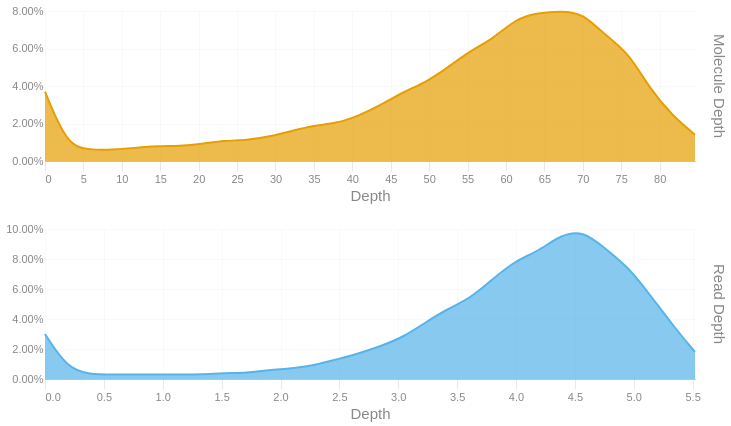

Write notebook code for a chart like this one.
### Code cell
readdep = depth_hist(tb['Read Depth'], q99, 3)
readdep = readdep.with_columns(pl.lit('Read Depth').alias('Metric'))
if not SKIPLR:
    moldep = depth_hist(tb['Molecule Depth'], mol_q99, 1)
    moldep = moldep.with_columns(pl.lit('Molecule Depth').alias('Metric'))
    _hist = pl.concat([readdep, moldep])
    _hist = _hist.filter(pl.col('Proportion') != 0)
    with SafeRender(_hist):
        (
            alt.Chart(_hist)        
            .mark_area(interpolate = "basis")
            .encode(
                x=alt.X('Bin:Q').scale(domainMin=0).axis(alt.Axis(title='Depth')),
                y = alt.Y('Proportion:Q', title = None).axis(format = '.2%'),
                color = alt.Color('Metric:N').legend(None),
                row = alt.Row("Metric:N").header(title = None, labelOrient = 'right'),
                tooltip = [
                    alt.Tooltip("Metric:N", title = "Metric"),
                    alt.Tooltip('Interval:N', title = "Depth Interval"),
                    alt.Tooltip('Proportion:Q', title = "% Alignments").format('.2%')
                ]
            )
            .resolve_scale(x='independent', y='independent')
            .properties(
                height = 150, width = 650,
                usermeta={'embedOptions': {'downloadFileName': f'{samplename}.depth.hist'}}
            )
        ).display()
else:
    readdep = readdep.filter(pl.col('Proportion') != 0)
    with SafeRender(readdep):
        (
            alt.Chart(readdep)        
            .mark_area(interpolate = "basis")
            .encode(
                x=alt.X('Bin:Q').scale(domainMin=0).axis(alt.Axis(title='Depth')),
                y = alt.Y('Proportion:Q', title = None).axis(format = '.2%'),
                tooltip = [
                    alt.Tooltip('Interval:N', title = "Depth Interval"),
                    alt.Tooltip('Proportion:Q', title = "% Alignments").format('.2%')
                ]
            )
            .properties(
                usermeta={'embedOptions': {'downloadFileName': f'{samplename}.depth.hist'}}
            )
        ).display()

### Figure 1 — Vega-Lite specification as saved in the notebook (floating-point values rounded to 4 significant figures)
{"width": 650, "height": 150, "config": {"title": {"anchor": "start", "dy": -15, "fontSize": 18, "color": "#888888", "subtitleColor": "#888888", "subtitleFontSize": 14}, "arc": {"fill": "#0072B2"}, "axis": {"domainColor": "#888888", "domainWidth": 0.5, "gridWidth": 0.2, "grid": false, "titleFontWeight": 400, "titleFontSize": 15, "labelFontSize": 11, "labelColor": "#888888", "tickColor": "#888888", "tickWidth": 0.2, "titleColor": "#888888"}, "axisBand": {"grid": false}, "axisX": {"grid": true, "tickSize": 10, "domainCap": "round"}, "axisY": {"domain": false, "grid": true, "tickSize": 0, "domainCap": "round"}, "background": "transparent", "header": {"labelFontSize": 15, "labelColor": "#888888", "titleFontSize": 15, "titleFontWeight": 600, "titleColor": "#888888"}, "legend": {"labelFont": "sans-serif", "labelFontSize": 12, "labelColor": "#888888", "symbolSize": 100, "symbolType": "circle", "titleFontSize": 12, "titlePadding": 10, "titleColor": "#888888", "title": null}, "range": {"category": ["#E69F00", "#56B4E9", "#009E73", "#F0E442", "#0072B2", "#D55E00", "#CC79A7", "#000000"], "diverging": ["#cfe8f3", "#a2d4ec", "#73bfe2", "#46abdb", "#1696d2", "#12719e"]}, "area": {"fill": "#0072B2", "fillOpacity": 0.7, "line": true, "strokeOpacity": 0.7}, "line": {"color": "#0072B2", "stroke": "#0072B2", "strokeWidth": 2}, "trail": {"color": "#0072B2", "stroke": "#0072B2", "strokeWidth": 0, "size": 1}, "point": {"filled": true, "fillOpacity": 1.0, "size": 95}, "text": {"color": "#888888", "fontSize": 11, "align": "right", "fontWeight": 400, "size": 11}, "bar": {"fill": "#0072B2", "stroke": null}, "view": {"stroke": null, "continuousWidth": 660, "continuousHeight": 400}}, "data": {"name": "data-ce6c61e544d7d8c8cbc1c2477cecc47c"}, "mark": {"type": "area", "interpolate": "basis"}, "encoding": {"color": {"field": "Metric", "legend": null, "type": "nominal"}, "row": {"field": "Metric", "header": {"title": null, "labelOrient": "right"}, "type": "nominal"}, "tooltip": [{"field": "Metric", "title": "Metric", "type": "nominal"}, {"field": "Interval", "title": "Depth Interval", "type": "nominal"}, {"field": "Proportion", "format": ".2%", "title": "% Alignments", "type": "quantitative"}], "x": {"axis": {"title": "Depth"}, "field": "Bin", "scale": {"domainMin": 0}, "type": "quantitative"}, "y": {"axis": {"format": ".2%"}, "field": "Proportion", "title": null, "type": "quantitative"}}, "resolve": {"scale": {"x": "independent", "y": "independent"}}, "usermeta": {"embedOptions": {"downloadFileName": "S5_Connecticut_989.depth.hist"}}, "$schema": "https://vega.github.io/schema/vega-lite/v6.1.0.json", "datasets": {"data-ce6c61e544d7d8c8cbc1c2477cecc47c": [{"Bin": 0.0, "Interval": "0.0-0.19", "Proportion": 0.03, "Metric": "Read Depth"}, {"Bin": 0.19, "Interval": "0.19-0.381", "Proportion": 0.007, "Metric": "Read Depth"}, {"Bin": 0.381, "Interval": "0.381-0.571", "Proportion": 0.003, "Metric": "Read Depth"}, {"Bin": 0.571, "Interval": "0.571-0.761", "Proportion": 0.003, "Metric": "Read Depth"}, {"Bin": 0.761, "Interval": "0.761-0.952", "Proportion": 0.003, "Metric": "Read Depth"}, {"Bin": 0.952, "Interval": "0.952-1.142", "Proportion": 0.003, "Metric": "Read Depth"}, {"Bin": 1.142, "Interval": "1.142-1.332", "Proportion": 0.003, "Metric": "Read Depth"}, {"Bin": 1.332, "Interval": "1.332-1.523", "Proportion": 0.003, "Metric": "Read Depth"}, {"Bin": 1.523, "Interval": "1.523-1.713", "Proportion": 0.004, "Metric": "Read Depth"}, {"Bin": 1.713, "Interval": "1.713-1.903", "Proportion": 0.004, "Metric": "Read Depth"}, {"Bin": 1.903, "Interval": "1.903-2.094", "Proportion": 0.006, "Metric": "Read Depth"}, {"Bin": 2.094, "Interval": "2.094-2.284", "Proportion": 0.007, "Metric": "Read Depth"}, {"Bin": 2.284, "Interval": "2.284-2.474", "Proportion": 0.009, "Metric": "Read Depth"}, {"Bin": 2.474, "Interval": "2.474-2.665", "Proportion": 0.013, "Metric": "Read Depth"}, {"Bin": 2.665, "Interval": "2.665-2.855", "Proportion": 0.017, "Metric": "Read Depth"}, {"Bin": 2.855, "Interval": "2.855-3.045", "Proportion": 0.022, "Metric": "Read Depth"}, {"Bin": 3.045, "Interval": "3.045-3.236", "Proportion": 0.028, "Metric": "Read Depth"}, {"Bin": 3.236, "Interval": "3.236-3.426", "Proportion": 0.038, "Metric": "Read Depth"}, {"Bin": 3.426, "Interval": "3.426-3.616", "Proportion": 0.047, "Metric": "Read Depth"}, {"Bin": 3.616, "Interval": "3.616-3.807", "Proportion": 0.054, "Metric": "Read Depth"}, {"Bin": 3.807, "Interval": "3.807-3.997", "Proportion": 0.067, "Metric": "Read Depth"}, {"Bin": 3.997, "Interval": "3.997-4.187", "Proportion": 0.079, "Metric": "Read Depth"}, {"Bin": 4.187, "Interval": "4.187-4.378", "Proportion": 0.085, "Metric": "Read Depth"}, {"Bin": 4.378, "Interval": "4.378-4.568", "Proportion": 0.096, "Metric": "Read Depth"}, {"Bin": 4.568, "Interval": "4.568-4.758", "Proportion": 0.099, "Metric": "Read Depth"}, {"Bin": 4.758, "Interval": "4.758-4.949", "Proportion": 0.087, "Metric": "Read Depth"}, {"Bin": 4.949, "Interval": "4.949-5.139", "Proportion": 0.075, "Metric": "Read Depth"}, {"Bin": 5.139, "Interval": "5.139-5.329", "Proportion": 0.056, "Metric": "Read Depth"}, {"Bin": 5.329, "Interval": "5.329-5.52", "Proportion": 0.036, "Metric": "Read Depth"}, {"Bin": 5.52, "Interval": "5.52-5.71", "Proportion": 0.018, "Metric": "Read Depth"}, {"Bin": 0.0, "Interval": "0.0-2.9", "Proportion": 0.037, "Metric": "Molecule Depth"}, {"Bin": 2.9, "Interval": "2.9-5.8", "Proportion": 0.008, "Metric": "Molecule Depth"}, {"Bin": 5.8, "Interval": "5.8-8.8", "Proportion": 0.006, "Metric": "Molecule Depth"}, {"Bin": 8.8, "Interval": "8.8-11.7", "Proportion": 0.006, "Metric": "Molecule Depth"}, {"Bin": 11.7, "Interval": "11.7-14.6", "Proportion": 0.007, "Metric": "Molecule Depth"}, {"Bin": 14.6, "Interval": "14.6-17.5", "Proportion": 0.008, "Metric": "Molecule Depth"}, {"Bin": 17.5, "Interval": "17.5-20.4", "Proportion": 0.008, "Metric": "Molecule Depth"}, {"Bin": 20.4, "Interval": "20.4-23.3", "Proportion": 0.009, "Metric": "Molecule Depth"}, {"Bin": 23.3, "Interval": "23.3-26.3", "Proportion": 0.011, "Metric": "Molecule Depth"}, {"Bin": 26.3, "Interval": "26.3-29.2", "Proportion": 0.011, "Metric": "Molecule Depth"}, {"Bin": 29.2, "Interval": "29.2-32.1", "Proportion": 0.013, "Metric": "Molecule Depth"}, {"Bin": 32.1, "Interval": "32.1-35.0", "Proportion": 0.016, "Metric": "Molecule Depth"}, {"Bin": 35.0, "Interval": "35.0-37.9", "Proportion": 0.019, "Metric": "Molecule Depth"}, {"Bin": 37.9, "Interval": "37.9-40.8", "Proportion": 0.02, "Metric": "Molecule Depth"}, {"Bin": 40.8, "Interval": "40.8-43.8", "Proportion": 0.024, "Metric": "Molecule Depth"}, {"Bin": 43.8, "Interval": "43.8-46.7", "Proportion": 0.03, "Metric": "Molecule Depth"}, {"Bin": 46.7, "Interval": "46.7-49.6", "Proportion": 0.037, "Metric": "Molecule Depth"}, {"Bin": 49.6, "Interval": "49.6-52.5", "Proportion": 0.042, "Metric": "Molecule Depth"}, {"Bin": 52.5, "Interval": "52.5-55.4", "Proportion": 0.05, "Metric": "Molecule Depth"}, {"Bin": 55.4, "Interval": "55.4-58.3", "Proportion": 0.059, "Metric": "Molecule Depth"}, {"Bin": 58.3, "Interval": "58.3-61.3", "Proportion": 0.065, "Metric": "Molecule Depth"}, {"Bin": 61.3, "Interval": "61.3-64.2", "Proportion": 0.076, "Metric": "Molecule Depth"}, {"Bin": 64.2, "Interval": "64.2-67.1", "Proportion": 0.079, "Metric": "Molecule Depth"}, {"Bin": 67.1, "Interval": "67.1-70.0", "Proportion": 0.08, "Metric": "Molecule Depth"}, {"Bin": 70.0, "Interval": "70.0-72.9", "Proportion": 0.079, "Metric": "Molecule Depth"}, {"Bin": 72.9, "Interval": "72.9-75.9", "Proportion": 0.067, "Metric": "Molecule Depth"}, {"Bin": 75.9, "Interval": "75.9-78.8", "Proportion": 0.058, "Metric": "Molecule Depth"}, {"Bin": 78.8, "Interval": "78.8-81.7", "Proportion": 0.038, "Metric": "Molecule Depth"}, {"Bin": 81.7, "Interval": "81.7-84.6", "Proportion": 0.024, "Metric": "Molecule Depth"}, {"Bin": 84.6, "Interval": "84.6-87.52", "Proportion": 0.014, "Metric": "Molecule Depth"}]}}
